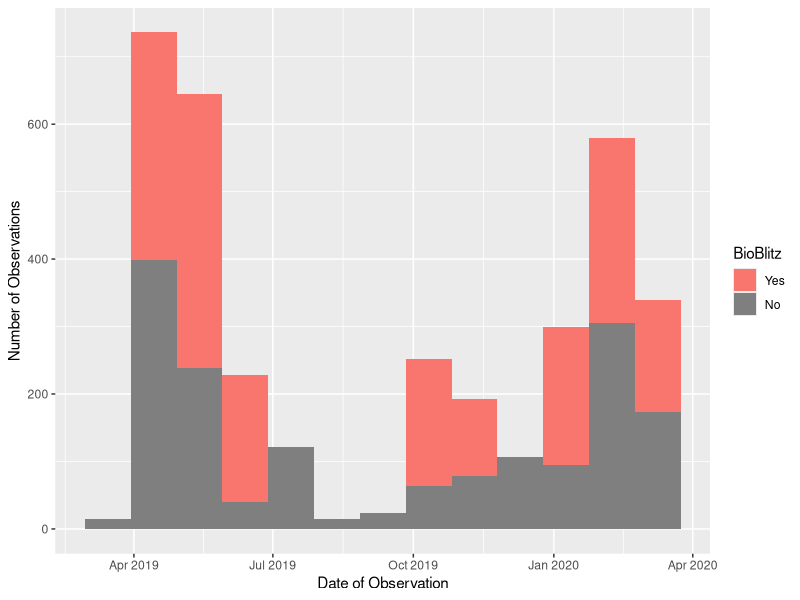
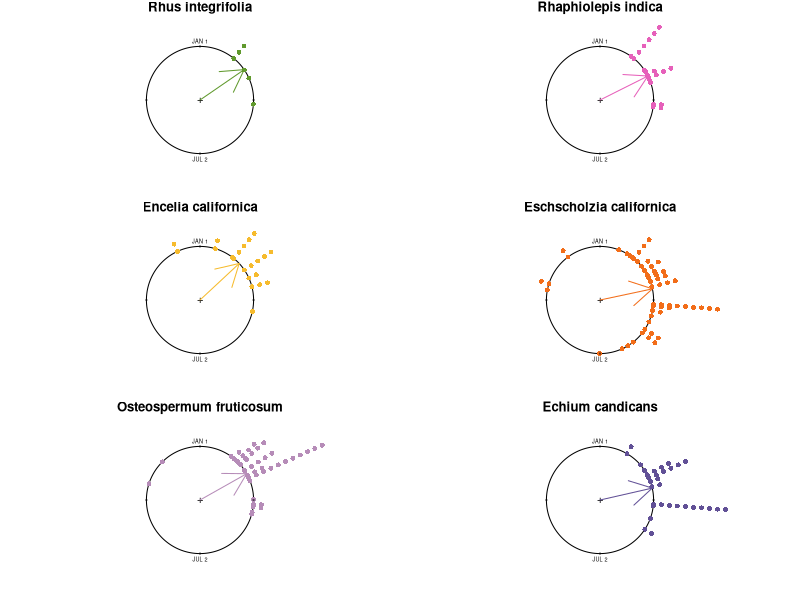
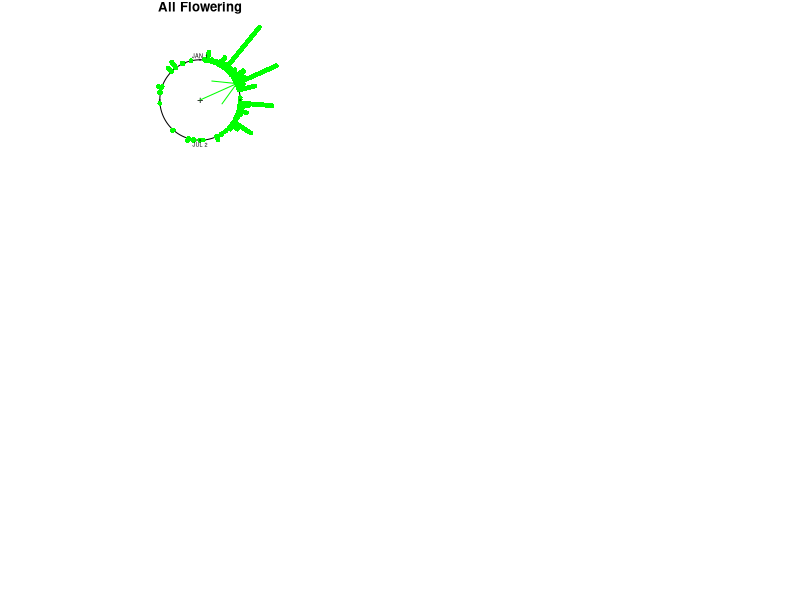
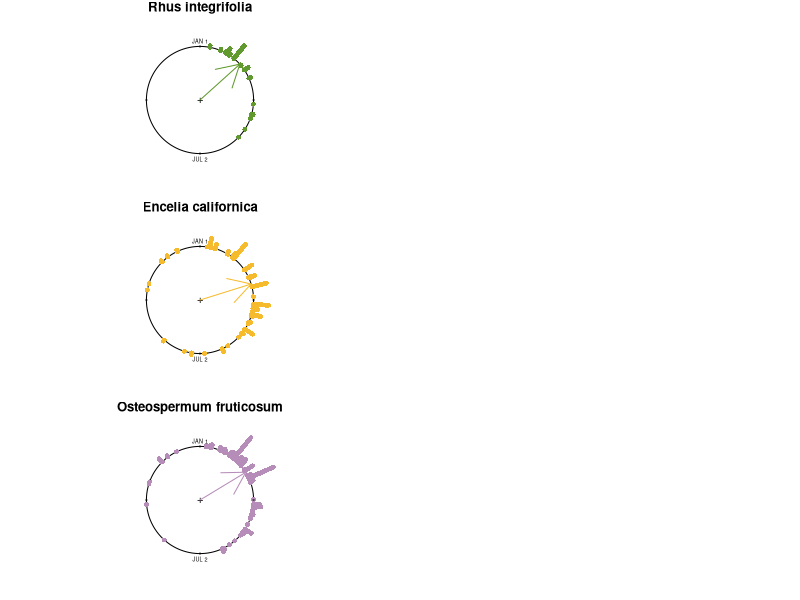

Recreate these plots in R, in order. (Note: this script raises an error after producing the figures.)
library(ggplot2)
library(lubridate)
library(dplyr)
library(circular)
library(knitr)

#INAT/OBSERVATIONS
Complete_Project<-read.csv("observations-537390.csv")
Complete_Project$day <- as.Date(Complete_Project$observed_on)
UCSBlooms<-subset(Complete_Project,day <= "2020-03-18")
UCSBlooms$month <- month(UCSBlooms$day)
#UCSBlooms is the data included in the 03/11/2019 - 03/17/2020 run of the project
length(unique(UCSBlooms$user_id))

blitz<-subset(UCSBlooms, day =="2019-04-06"|day=="2019-05-05"|day=="2019-06-07"|
                day=="2019-10-19"|day=="2019-11-16"|day=="2020-01-11"|day=="2020-02-09"
              |day=="2020-03-07")
length(unique(blitz$user_id))
month<-subset(UCSBlooms, day !="2019-04-06"&day!="2019-05-05"&day!="2019-06-07"&
                day!="2019-10-19"&day!="2019-11-16"&day!="2020-01-11"&day!="2020-02-09"
              &day!="2020-03-07")
length(unique(month$user_id))

PublicObservations<-UCSBlooms%>% filter(user_login!="avanwinden",user_login!="taylorc",
                                             user_login!="charliethrift",
                                             user_login!="michellelee",user_login!="excarpobro")

combined<-UCSBlooms%>% mutate(blitz=case_when(day =="2019-04-06"|day=="2019-05-05"|day=="2019-06-07"|
                                                day=="2019-10-19"|day=="2019-11-16"|day=="2020-01-11"|day=="2020-02-09"
                                              |day=="2020-03-07"~"B"))
combined %>% ggplot(aes(x=day,fill=blitz))+ 
  geom_histogram(position = "stack" , binwidth = 30) + xlab("Date of Observation") +
  ylab("Number of Observations") +
  scale_fill_discrete(name = "BioBlitz", labels = c("Yes", "No"))



#PEAK BLOOM
Phenostages<-read.csv("Species with Phenostage.csv")
Phenostages$day<-as.Date(Phenostages$Date, "%m/%d/%y")
Phenostages$doy<- yday(Phenostages$day)
Phenostages$doy.a <- (Phenostages$doy*360)/365

peak<-Phenostages%>%filter(Phenostage=="4")
berry_peak<-peak%>%filter(Species=="Lemonade Berry")
bush_peak<-peak%>%filter(Species=="California Brittlebush")
daisy_peak<-peak%>%filter(Species=="Trailing African Daisy ")
hawthron_peak<-peak%>%filter(Species=="Indian Hawthorn")
poppy_peak<-peak%>%filter(Species=="California Poppy")
pride_peak<-peak%>%filter(Species=="Pride of Madeira")
berry_peak_circ<-circular(berry_peak$doy.a, units="degrees", template="geographics")
bush_peak_circ<-circular(bush_peak$doy.a, units = "degrees", template = "geographics")
daisy_peak_circ<-circular(daisy_peak$doy.a, units = "degrees", template="geographics")
hawthron_peak_circ<-circular(hawthron_peak$doy.a, units = "degrees", template = "geographics")
poppy_peak_circ<-circular(poppy_peak$doy.a, units = "degrees", template = "geographics")
pride_peak_circ<-circular(pride_peak$doy.a, units = "degrees", template = "geographics")
mean.circular(berry_peak_circ)
rho.circular(berry_peak_circ)
rayleigh.test(berry_peak_circ)
mean.circular(bush_peak_circ)
rho.circular(bush_peak_circ)
rayleigh.test(bush_peak_circ)
mean.circular(daisy_peak_circ)
rho.circular(daisy_peak_circ)
rayleigh.test(daisy_peak_circ)
mean.circular(hawthron_peak_circ)
rho.circular(hawthron_peak_circ)
rayleigh.test(hawthron_peak_circ)
mean.circular(poppy_peak_circ)
rho.circular(poppy_peak_circ)
rayleigh.test(poppy_peak_circ)
mean.circular(pride_peak_circ)
rho.circular(pride_peak_circ)
rayleigh.test(pride_peak_circ)

{layout(matrix(c(1,2,3,4,5,6),3,2))
  par(mar = c(1, .2, 1, .2))
  
  plot.circular(berry_peak_circ, col="#60992D", main ="Rhus integrifolia", stack= TRUE, axes=FALSE,
                bins = 365, shrink = 1.5, tol = 0, sep = 0.15)
  axis.circular(at=circular(seq(0, 2*pi-pi/2, pi/2)), 
                labels=c("", "JAN 1", "", "JUL 2"), cex = 0.5, tcl.text = -0.1)
  arrows.circular(mean(berry_peak_circ), col= "#60992D")
  
  plot.circular(bush_peak_circ, col = "#F6BB2D", main = "Encelia californica", axes = FALSE, 
                stack = TRUE, bins = 365, shrink = 1.5, tol = 0, sep = 0.15) 
  axis.circular(at=circular(seq(0, 2*pi-pi/2, pi/2)), 
                labels=c("", "JAN 1", "", "JUL 2"), cex = 0.5, tcl.text = -0.1 )
  arrows.circular(mean(bush_peak_circ), col = "#F6BB2D")
  
  plot.circular(daisy_peak_circ, col = "#B68CB8", main = "Osteospermum fruticosum", axes = FALSE, 
                stack = TRUE, bins = 365, shrink = 1.5, tol = 0, sep = 0.15)  
  axis.circular(at=circular(seq(0, 2*pi-pi/2, pi/2)), 
                labels=c("", "JAN 1", "", "JUL 2"), cex = 0.5, tcl.text = -0.1 )
  arrows.circular(mean(daisy_peak_circ), col ="#B68CB8")
  
  plot.circular(hawthron_peak_circ, col = "#E660BA", main = "Rhaphiolepis indica", axes = FALSE, 
                stack = TRUE, bins = 365, shrink = 1.5, tol = 0, sep = 0.15)  
  axis.circular(at=circular(seq(0, 2*pi-pi/2, pi/2)), 
                labels=c("", "JAN 1", "", "JUL 2"), cex = 0.5, tcl.text = -0.1 )
  arrows.circular(mean(hawthron_peak_circ), col="#E660BA")
  
  plot.circular(poppy_peak_circ, col = "#F26D19", main = "Eschscholzia californica", axes = FALSE, 
                stack = TRUE, bins = 365, shrink = 1.5, tol = 0, sep = 0.15)  
  axis.circular(at=circular(seq(0, 2*pi-pi/2, pi/2)), 
                labels=c("", "JAN 1", "", "JUL 2"), cex = 0.5, tcl.text = -0.1 )
  arrows.circular(mean(poppy_peak_circ), col="#F26D19")
  
  plot.circular(pride_peak_circ, col = "#615096", main = "Echium candicans", axes = FALSE, 
                stack = TRUE, bins = 365, shrink = 1.5, tol = 0, sep = 0.15)  
  axis.circular(at=circular(seq(0, 2*pi-pi/2, pi/2)), 
                labels=c("", "JAN 1", "", "JUL 2"), cex = 0.5, tcl.text = -0.1 )
  arrows.circular(mean(pride_peak_circ), col="#615096") 
}


#ENTIRE BLOOM PERIOD 

YN_Flower <- Phenostages %>%
  mutate(flower=case_when(Phenostage=="2" | Phenostage=="1" |Phenostage=="7" ~ "0",
                          Phenostage=="3" | Phenostage=="4"| Phenostage=="5"| Phenostage=="6" ~ "1"))

Flowering<-YN_Flower%>%filter(flower=="1")
Not_Flowering<-YN_Flower%>%filter(flower=="0")
flowering_circ<-circular(Flowering$doy.a, units="degrees", template="geographics")
not_flowering_circ<-circular(Not_Flowering$doy.a, units = "degrees",template = "geographics")

PoppyYN<-Flowering%>%filter(Species=="California Poppy")
DaisyYN<-Flowering%>%filter(Species=="Trailing African Daisy ")
PrideYN<- Flowering%>%filter(Species=="Pride of Madeira")
BerryYN<- Flowering%>%filter(Species=="Lemonade Berry")
BushYN<- Flowering%>%filter(Species=="California Brittlebush")
HawthornYN<- Flowering%>%filter(Species=="Indian Hawthorn")
berryYN_circ<-circular(BerryYN$doy.a, units="degrees", template="geographics")
bushYN_circ<-circular(BushYN$doy.a, units = "degrees", template = "geographics")
daisyYN_circ<-circular(DaisyYN$doy.a, units = "degrees", template="geographics")
hawthornYN_circ<-circular(HawthornYN$doy.a, units = "degrees", template = "geographics")
poppyYN_circ<-circular(PoppyYN$doy.a, units = "degrees", template = "geographics")
prideYN_circ<-circular(PrideYN$doy.a, units = "degrees", template = "geographics")

mean.circular(berryYN_circ)
rho.circular(berryYN_circ)
rayleigh.test(berryYN_circ)
mean.circular(bushYN_circ)
rho.circular(bushYN_circ)
rayleigh.test(bushYN_circ)
mean.circular(daisyYN_circ)
rho.circular(daisyYN_circ)
rayleigh.test(daisyYN_circ)
mean.circular(hawthornYN_circ)
rho.circular(hawthornYN_circ)
rayleigh.test(hawthornYN_circ)
mean.circular(poppyYN_circ)
rho.circular(poppyYN_circ)
rayleigh.test(poppyYN_circ)
mean.circular(prideYN_circ)
rho.circular(prideYN_circ)
rayleigh.test(prideYN_circ)

plot.circular(flowering_circ, col="green", main ="All Flowering", 
              axes=FALSE,stack = TRUE, bins = 365, shrink = 2, tol = 0, sep = 0.015)
axis.circular(at=circular(seq(0, 2*pi-pi/2, pi/2)), 
              labels=c("", "JAN 1", "", "JUL 2"), cex = 0.5, tcl.text = -0.1 )
arrows.circular(mean(flowering_circ), col= "green")

mean.circular(flowering_circ)

{layout(matrix(c(1,2,3,4,5,6),3,2))
  par(mar = c(1, .2, 1, .2))
  plot.circular(berryYN_circ, col="#60992D", main ="Rhus integrifolia", stack= TRUE, axes=FALSE,
                bins = 365, shrink = 1.5, tol = 0, sep = 0.028)
  axis.circular(at=circular(seq(0, 2*pi-pi/2, pi/2)), 
                labels=c("", "JAN 1", "", "JUL 2"), cex = 0.5, tcl.text = -0.1)
  arrows.circular(mean(berryYN_circ), col= "#60992D")
  plot.circular(bushYN_circ, col = "#F6BB2D", main = "Encelia californica", axes = FALSE, 
                stack = TRUE, bins = 365, shrink = 1.5, tol = 0, sep = 0.028) 
  axis.circular(at=circular(seq(0, 2*pi-pi/2, pi/2)), 
                labels=c("", "JAN 1", "", "JUL 2"), cex = 0.5, tcl.text = -0.1 )
  arrows.circular(mean(bushYN_circ), col = "#F6BB2D")
  plot.circular(daisyYN_circ, col = "#B68CB8", main = "Osteospermum fruticosum", axes = FALSE, 
                stack = TRUE, bins = 365, shrink = 1.5, tol = 0, sep = 0.028)  
  axis.circular(at=circular(seq(0, 2*pi-pi/2, pi/2)), 
                labels=c("", "JAN 1", "", "JUL 2"), cex = 0.5, tcl.text = -0.1 )
  arrows.circular(mean(daisyYN_circ), col ="#B68CB8")
  plot.circular(hawthronYN_circ, col = "#E660BA", main = "Rhaphiolepis indica", axes = FALSE, 
                stack = TRUE, bins = 365, shrink = 1.5, tol = 0, sep = 0.028)  
  axis.circular(at=circular(seq(0, 2*pi-pi/2, pi/2)), 
                labels=c("", "JAN 1", "", "JUL 2"), cex = 0.5, tcl.text = -0.1 )
  arrows.circular(mean(hawthronYN_circ), col="#E660BA")
  plot.circular(poppyYN_circ, col = "#F26D19", main = "Eschscholzia californica", axes = FALSE, 
                stack = TRUE, bins = 365, shrink = 1.5, tol = 0, sep = 0.028)  
  axis.circular(at=circular(seq(0, 2*pi-pi/2, pi/2)), 
                labels=c("", "JAN 1", "", "JUL 2"), cex = 0.5, tcl.text = -0.1 )
  arrows.circular(mean(poppyYN_circ), col="#F26D19")
  plot.circular(prideYN_circ, col = "#615096", main = "Echium candicans", axes = FALSE, 
                stack = TRUE, bins = 365, shrink = 1.5, tol = 0, sep = 0.028)  
  axis.circular(at=circular(seq(0, 2*pi-pi/2, pi/2)), 
                labels=c("", "JAN 1", "", "JUL 2"), cex = 0.5, tcl.text = -0.1 )
  arrows.circular(mean(prideYN_circ), col="#615096")}

#OTHER TESTS/POPPY AND BUSH 
Poppy<-Phenostages%>%filter(Species=="California Poppy")
Bush<-Phenostages%>%filter(Species=="California Brittlebush")
Bush4<-Bush%>%filter(Phenostage=="4")
poppy4<-Poppy%>%filter(Phenostage=="4")
berry<-Phenostages%>%filter(Species=="Lemonade Berry")
berry4<-berry%>%filter(Phenostage=="4")
daisy<-Phenostages%>%filter(Species=="Trailing African Daisy ")
daisy4<-daisy%>%filter(Phenostage=="4")
pride<-Phenostages%>%filter(Species=="Pride of Madeira")
pride4<-pride%>%filter(Phenostage=="4")
thorn<-Phenostages%>%filter(Species=="Indian Hawthorn")
thorn4<-thorn%>%filter(Phenostage=="4")

bush56<-Bush%>%filter(Phenostage=="5"|Phenostage=="6")
berry56<-berry%>%filter(Phenostage=="5"|Phenostage=="6")
daisy56<-daisy%>%filter(Phenostage=="5"|Phenostage=="6")
pride56<-pride%>%filter(Phenostage=="5"|Phenostage=="6")
thorn56<-thorn%>%filter(Phenostage=="5"|Phenostage=="6")
poppy56<-Poppy%>%filter(Phenostage=="5"|Phenostage=="6")


bush127<-Bush%>%filter(Phenostage=="1"|Phenostage=="2"|Phenostage=="7")
berry127<-berry%>%filter(Phenostage=="1"|Phenostage=="2"|Phenostage=="7")
daisy127<-daisy%>%filter(Phenostage=="1"|Phenostage=="2"|Phenostage=="7")
pride127<-pride%>%filter(Phenostage=="1"|Phenostage=="2"|Phenostage=="7")
thorn127<-thorn%>%filter(Phenostage=="1"|Phenostage=="2"|Phenostage=="7")
poppy127<-Poppy%>%filter(Phenostage=="1"|Phenostage=="2"|Phenostage=="7")

bush3<-Bush%>%filter(Phenostage=="3")
berry3<-berry%>%filter(Phenostage=="3")
daisy3<-daisy%>%filter(Phenostage=="3")
pride3<-pride%>%filter(Phenostage=="3")
thorn3<-thorn%>%filter(Phenostage=="3")
poppy3<-Poppy%>%filter(Phenostage=="3")

fours<-Phenostages%>%filter(Phenostage=="4")
